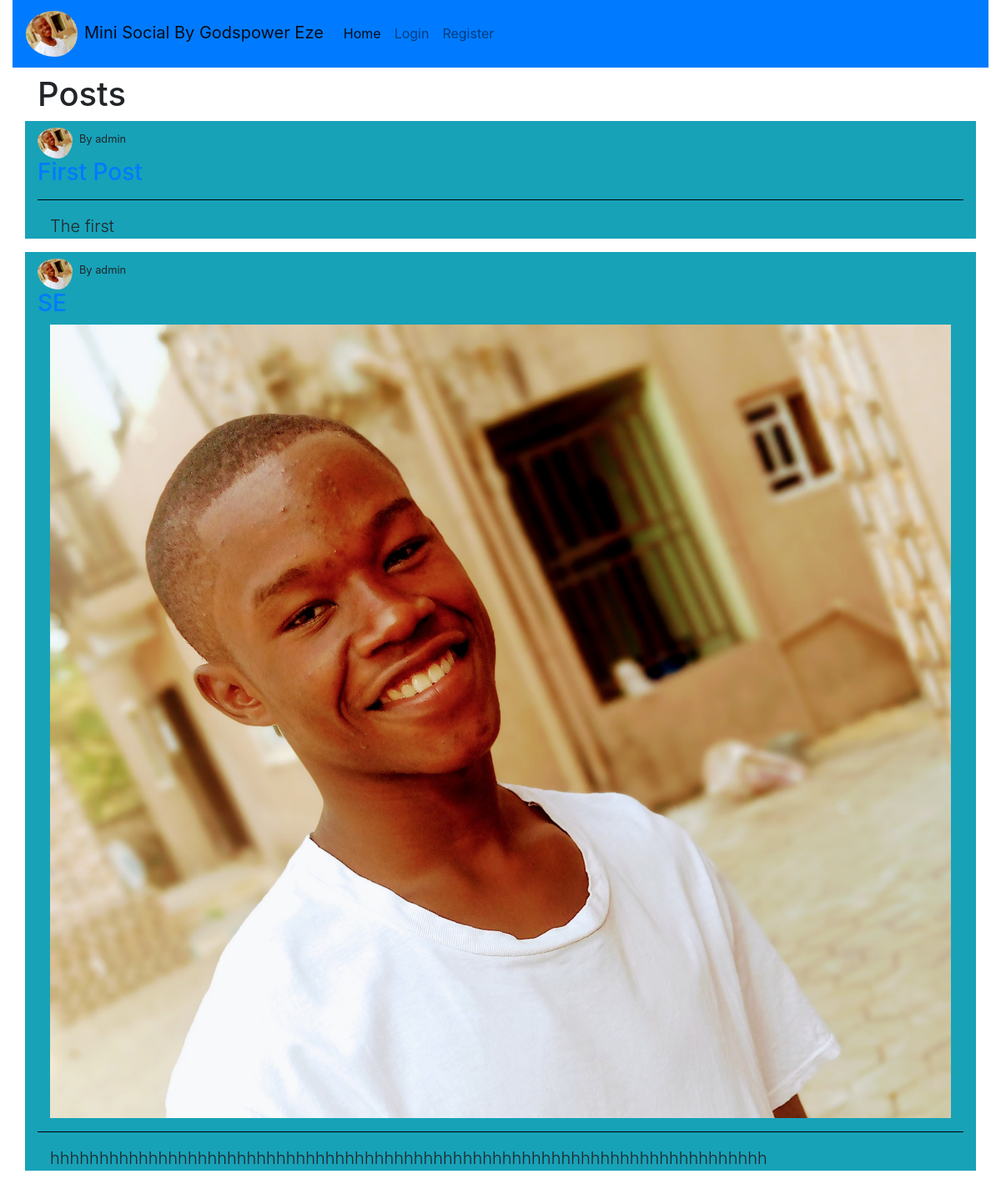
The page /home on the database its author committed.
### socialmedia/models.py (models this page shows, shortened)
class Post(db.Model):
    id = db.Column(db.Integer, primary_key=True)
    post_image = db.Column(db.String(20), nullable=True)
    post_title = db.Column(db.String(50), nullable=False)
    post_content = db.Column(db.Text, nullable=False)
    date_posted = db.Column(db.DateTime, nullable=False, default=datetime.utcnow)
    user_id = db.Column(db.Integer, db.ForeignKey('user.id'), nullable=False)

class User(db.Model, UserMixin):
    id = db.Column(db.Integer, primary_key=True)
    username = db.Column(db.String(20), nullable=False, unique=True)
    email = db.Column(db.String(120), unique=True, nullable=False)
    profile_image = db.Column(db.String(20), nullable=False, default='default.jpg')
    password = db.Column(db.String(20), nullable=False)
    first_name = db.Column(db.String(20), nullable=True)
    last_name = db.Column(db.String(20), nullable=True)
    bio = db.Column(db.Text, nullable=True)
    gender = db.Column(db.String(20), nullable=True)
    posts = db.relationship('Post', backref='author', lazy=True)

### socialmedia/routes.py (the view)
@app.route('/')
@app.route('/home')
def home():
    post = Post.query.all()
    return render_template('home.html', post=post, title='Home')

### socialmedia/templates/home.html
{% extends 'base.html' %}
{% block content %}
<h1 class="container">
    Posts
</h1>
    {% for p in post %}
    <div class="container bg-info">
        <small class="text-right"><img class="rounded-circle pr-2 pt-2" width="50px" src="{{ url_for('static', filename='mypicture.jpg')}}">By {{p.author.username}}</small>
        <h3><a href="{{ url_for('detail_view', user_id=p.id)}}">{{ p.post_title}}</a></h3>
        {% if p.post_image%}
        <div>
            <img class="container" width="3%"  src="/static/post_image/{{p.post_image}}">
        </div>
        {% endif %}
        <hr color="black">
    <p class="container lead">
        {{ p.post_content }}
    </p>
     </div>
    {% endfor %}
{% endblock %}

### rows shown on the page
Post: author.username "admin", post_title "First Post", post_content "The first"
Post: author.username "admin", post_title "SE", post_image (picture), post_content "hhhhhhhhhhhhhhhhhhhhhhhhhhhhhhhhhhhhhhhhhhhhhhhhhhhhhhhhhhhhhhhhhhhhhhhhh"
